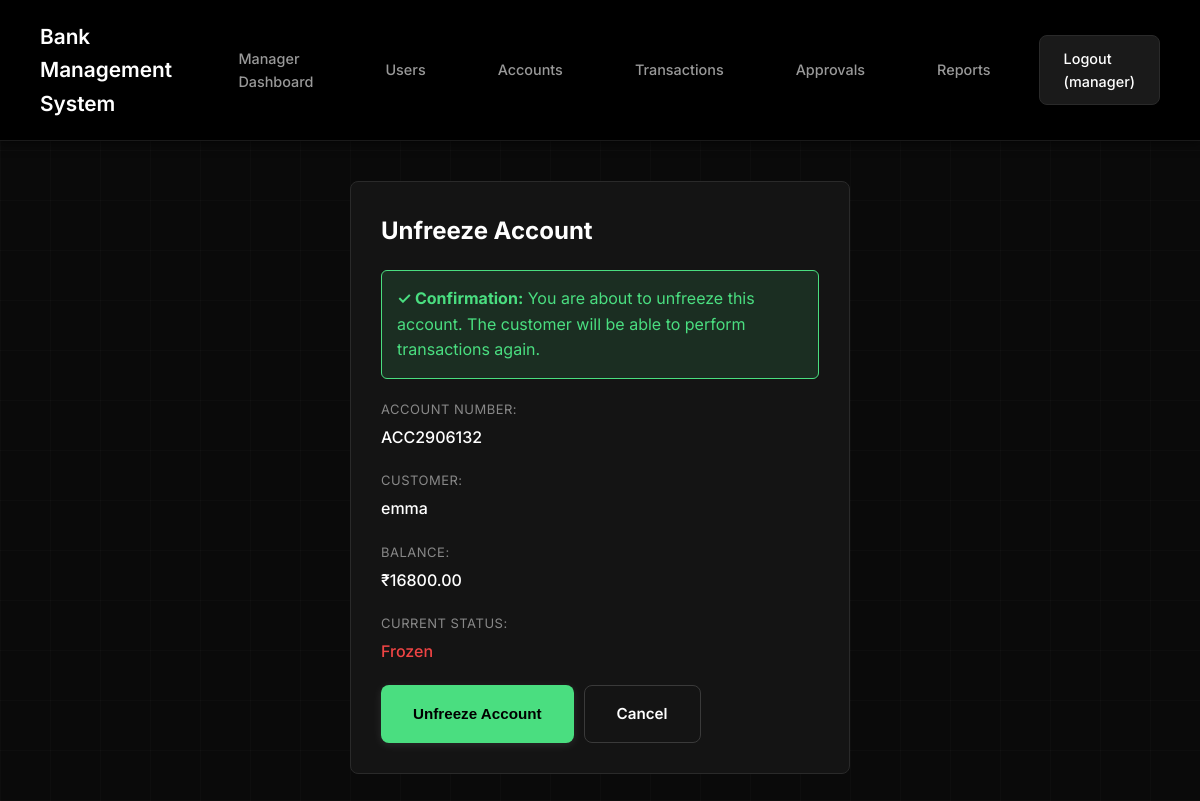
Page /bank/manager/account/7/unfreeze/ (signed in) on the committed database.
### apps/bank/models.py (models this page shows, shortened)
class Account(models.Model):
    ACTIVE = 'ACTIVE'
    FROZEN = 'FROZEN'
    STATUS_CHOICES = [
        (ACTIVE, 'Active'),
        (FROZEN, 'Frozen'),
    ]
    user = models.OneToOneField(
        User,
        on_delete=models.CASCADE,
        related_name='account'
    )
    account_number = models.CharField(
        max_length=10,
        unique=True,
        editable=False
    )
    balance = models.DecimalField(
        max_digits=12,
        decimal_places=2,
        default=0.00
    )
    status = models.CharField(
        max_length=10,
        choices=STATUS_CHOICES,
        default=ACTIVE
    )
    created_at = models.DateTimeField(auto_now_add=True)
    last_activity = models.DateTimeField(auto_now=True)
    class Meta:
        ordering = ['-created_at']  # Newest accounts first

### apps/bank/manager_views.py (the view)
    def wrapper(request, *args, **kwargs):
        if not hasattr(request.user, 'manager_profile'):
            messages.error(request, 'You are not authorized to access this page.')
            return redirect('users:login')
        return view_func(request, *args, **kwargs)

### apps/bank/manager_views.py (called while the page is built, shortened)
def manager_required(view_func):
    def wrapper(request, *args, **kwargs):
        if not hasattr(request.user, 'manager_profile'):
            messages.error(request, 'You are not authorized to access this page.')
            return redirect('users:login')
        return view_func(request, *args, **kwargs)
    return wrapper

@login_required(login_url='bank:manager_login')
@manager_required
def manager_unfreeze_account_view(request, account_id):
    manager = request.user.manager_profile
    account = get_object_or_404(Account, id=account_id)
    context = {
        'manager': manager,
        'account': account,
    }
    return render(request, 'bank/manager_unfreeze_account.html', context)

### templates/bank/manager_unfreeze_account.html (shortened to what this page needs)
{% extends 'base.html' %}
{% block content %}
<div class="dashboard-container">
    <div class="confirmation-box">
        <h2>Unfreeze Account</h2>
        <div class="warning" style="background: #4ade8020; border-color: #4ade80; color: #4ade80;">
            <strong>✓ Confirmation:</strong> You are about to unfreeze this account. The customer will be able to perform transactions again.
        </div>
        <div class="account-info-grid" style="margin-bottom: 20px;">
            <div class="info-item">
                <span class="info-label">Account Number:</span>
                <span class="info-value">{{ account.account_number }}</span>
            </div>
            <div class="info-item">
                <span class="info-label">Customer:</span>
                <span class="info-value">{{ account.user.username }}</span>
            </div>
            <div class="info-item">
                <span class="info-label">Balance:</span>
                <span class="info-value">₹{{ account.balance|floatformat:2 }}</span>
            </div>
            <div class="info-item">
                <span class="info-label">Current Status:</span>
                <span class="info-value">
                    {% if account.status == 'ACTIVE' %}
                        <span class="status-active">Active</span>
                    {% else %}
                        <span class="status-frozen">Frozen</span>
                    {% endif %}
                </span>
            </div>
        </div>
        <form method="post">
            <div class="action-buttons" style="margin-top: 20px;">
                <button type="submit" class="btn btn-primary" style="background: #4ade80;">Unfreeze Account</button>
                <a href="{% url 'bank:manager_account_detail' account.id %}" class="btn btn-secondary">Cancel</a>
            </div>
        </form>
    </div>
</div>
{% endblock %}

### templates/base.html (shortened to what this page needs)
{% load static %}
<!DOCTYPE html>
<html lang="en">
<head>
    <link rel="stylesheet" href="{% static 'css/style.css' %}?v=4.2">
</head>
<body>
    {% if user.is_authenticated %}
    <nav>
        <div class="nav-container">
            <div class="nav-header">
                <h1>Bank Management System</h1>
            </div>
            <ul class="nav-menu" id="navMenu">
                {% if user.manager_profile %}
                    <li><a href="{% url 'bank:manager_dashboard' %}">Manager Dashboard</a></li>
                    <li><a href="{% url 'bank:manager_users' %}">Users</a></li>
                    <li><a href="{% url 'bank:manager_accounts' %}">Accounts</a></li>
                    <li><a href="{% url 'bank:manager_transactions' %}">Transactions</a></li>
                    <li><a href="{% url 'bank:manager_pending_approvals' %}">Approvals</a></li>
                    <li><a href="{% url 'bank:manager_reports' %}">Reports</a></li>
                    <li><a href="{% url 'bank:manager_logout' %}" class="logout-btn">Logout ({{ user.username }})</a></li>
                {% endif %}
            </ul>
        </div>
    </nav>
    {% endif %}
    {% if user.is_authenticated %}
    <div class="container">
    {% endif %}
        {% block content %}
        {% endblock %}
    {% if user.is_authenticated %}
    </div>
    {% endif %}
</body>
</html>

### static/css/style.css (style rules this page uses)
*, *::before, *::after { margin: 0; padding: 0; box-sizing: border-box; }
html, body { width: 100%; overflow-x: hidden; }
body { font-family: 'Inter', 'Segoe UI', Tahoma, Geneva, Verdana, sans-serif; background: #0a0a0a; color: #ffffff; line-height: 1.6; min-height: 100vh; position: relative; }
body::before { content: ''; position: fixed; top: 0; right: 0; width: 100%; height: 100%; background: linear-gradient(90deg, rgba(255, 255, 255, 0.02) 1px, transparent 1px), linear-gradient(rgba(255, 255, 255, 0.02) 1px, transparent 1px); background-size: 50px 50px; pointer-events: none; z-index: 0; }
nav { background: #000000; color: white; padding: 1.25rem 2.5rem; box-shadow: 0 2px 10px rgba(0, 0, 0, 0.5); border-bottom: 1px solid #1a1a1a; position: relative; z-index: 100; }
nav .nav-container { display: flex; justify-content: space-between; align-items: center; max-width: 1400px; margin: 0 auto; }
nav .nav-header { display: flex; justify-content: space-between; align-items: center; width: 100%; }
nav h1 { font-size: 1.3rem; font-weight: 600; color: #ffffff; display: flex; align-items: center; gap: 0.5rem; }
nav .nav-menu { list-style: none; display: flex; gap: 1.5rem; align-items: center; }
nav a { color: #999999; text-decoration: none; transition: all 0.3s ease; font-weight: 500; font-size: 0.9rem; padding: 0.7rem 1.5rem; border-radius: 8px; display: inline-block; }
nav .logout-btn { background: #1a1a1a; color: #ffffff; border: 1px solid #2a2a2a; }
.container { max-width: 1400px; margin: 2.5rem auto; padding: 0 2.5rem; position: relative; z-index: 1; }
form { max-width: 500px; }
.btn { display: inline-flex; align-items: center; justify-content: center; gap: 0.5rem; padding: 1rem 2rem; background: #ffffff; color: #000000; border: none; border-radius: 8px; cursor: pointer; font-size: 0.95rem; font-weight: 600; text-decoration: none; transition: all 0.3s ease; box-shadow: 0 2px 10px rgba(255, 255, 255, 0.1); }
.btn-secondary { background: transparent; border: 1px solid #3a3a3a; color: #ffffff; box-shadow: none; pointer-events: auto; position: relative; z-index: 1; }
.account-info-grid { display: grid; grid-template-columns: repeat(auto-fit, minmax(250px, 1fr)); gap: 20px; }
.info-item { display: flex; flex-direction: column; gap: 5px; }
.info-label { color: #888; font-size: 13px; text-transform: uppercase; letter-spacing: 0.5px; }
.info-value { color: #fff; font-size: 16px; font-weight: 500; }
.status-frozen { color: #ef4444; }
.action-buttons { display: flex; gap: 10px; flex-wrap: wrap; }
.confirmation-box { background: #141414; border: 1px solid #2a2a2a; border-radius: 8px; padding: 30px; max-width: 500px; margin: 0 auto; }
.confirmation-box h2 { color: #fff; margin-bottom: 20px; }
.confirmation-box .warning { background: #fbbf2420; border: 1px solid #fbbf24; border-radius: 6px; padding: 15px; margin-bottom: 20px; color: #fbbf24; }

### rows in the picture
Account: account_number "ACC2906132", user.username "emma", balance "16800.00"

### other values in the picture
{{ user.username }} "manager"
